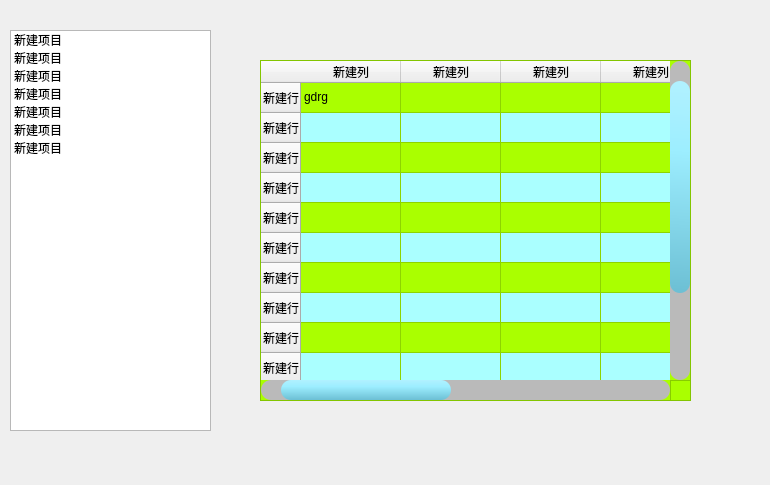
<?xml version="1.0" encoding="UTF-8"?>
<ui version="4.0">
 <class>Form</class>
 <widget class="QWidget" name="Form">
  <property name="geometry">
   <rect>
    <x>0</x>
    <y>0</y>
    <width>770</width>
    <height>485</height>
   </rect>
  </property>
  <property name="windowTitle">
   <string>Form</string>
  </property>
  <widget class="QTableWidget" name="tableWidget">
   <property name="geometry">
    <rect>
     <x>260</x>
     <y>60</y>
     <width>431</width>
     <height>341</height>
    </rect>
   </property>
   <property name="styleSheet">
    <string notr="true">QScrollBar::sub-line:horizontal {
		width:20px;
      background-color: rgb(186, 186, 186);
      height: 20px;
border-bottom-left-radius:10px;
border-top-left-radius:10px;
      subcontrol-position: left;
      subcontrol-origin: margin;
}
QScrollBar::add-line:horizontal {
    width:20px;
    background-color:rgb(186, 186, 186);
height: 20px;
border-bottom-right-radius:10px;
border-top-right-radius:10px;
    subcontrol-position:right;
	subcontrol-origin: margin;
}
QScrollBar::sub-line:vertical {
		width:20px;
      background-color: rgb(186, 186, 186);
      height: 20px;
		border-top-left-radius:10px;
		border-top-right-radius:10px;
      subcontrol-position: top;
      subcontrol-origin: margin;

}
QScrollBar::add-line:vertical {
    width:20px;
    background:rgb(186, 186, 186);
height: 20px;
border-bottom-left-radius:10px;
border-bottom-right-radius:10px;
    subcontrol-position:bottom;
	subcontrol-origin: margin;
}
QScrollBar::up-arrow,QScrollBar::down-arrow ,QScrollBar::left-arrow ,QScrollBar::right-arrow  {
    height:13px;
    width:13px;
}
QScrollBar::up-arrow{
	image: url(:/res/top.png);
}
QScrollBar::down-arrow{
	image: url(:/res/bottom.png);
}
QScrollBar::left-arrow{
	image: url(:/res/left.png);
}
QScrollBar::right-arrow{
	image: url(:/res/right.png);
}

QScrollBar::add-page,QScrollBar::sub-page {
	background-color: rgb(186, 186, 186);

}


QScrollBar::handle:vertical,QScrollBar::handle:horizontal{
	background-color: qlineargradient(spread:repeat, x1:0.468, y1:0, x2:0.463, y2:1, stop:0 rgba(177, 241, 255, 255), stop:0.325123 rgba(157, 238, 255, 255), stop:1 rgba(108, 191, 212, 255));
	border-radius:10px;
}

QScrollBar:vertical  {
		background-color: rgb(186, 186, 186);
    width: 20px;
margin-top:20px;
margin-bottom:20px;
}
QScrollBar:horizontal {
background-color:rgb(186, 186, 186);
	height:20px;
margin-left:20px;
margin-right:20px;
}


QTableWidget{
background-color: rgb(170, 255, 0);
alternate-background-color: rgb(170, 255, 255);
}

</string>
   </property>
   <property name="alternatingRowColors">
    <bool>true</bool>
   </property>
   <property name="verticalScrollMode">
    <enum>QAbstractItemView::ScrollPerPixel</enum>
   </property>
   <property name="horizontalScrollMode">
    <enum>QAbstractItemView::ScrollPerPixel</enum>
   </property>
   <row>
    <property name="text">
     <string>新建行</string>
    </property>
   </row>
   <row>
    <property name="text">
     <string>新建行</string>
    </property>
   </row>
   <row>
    <property name="text">
     <string>新建行</string>
    </property>
   </row>
   <row>
    <property name="text">
     <string>新建行</string>
    </property>
   </row>
   <row>
    <property name="text">
     <string>新建行</string>
    </property>
   </row>
   <row>
    <property name="text">
     <string>新建行</string>
    </property>
   </row>
   <row>
    <property name="text">
     <string>新建行</string>
    </property>
   </row>
   <row>
    <property name="text">
     <string>新建行</string>
    </property>
   </row>
   <row>
    <property name="text">
     <string>新建行</string>
    </property>
   </row>
   <row>
    <property name="text">
     <string>新建行</string>
    </property>
   </row>
   <row>
    <property name="text">
     <string>新建行</string>
    </property>
   </row>
   <row>
    <property name="text">
     <string>新建行</string>
    </property>
   </row>
   <row>
    <property name="text">
     <string>新建行</string>
    </property>
   </row>
   <column>
    <property name="text">
     <string>新建列</string>
    </property>
   </column>
   <column>
    <property name="text">
     <string>新建列</string>
    </property>
   </column>
   <column>
    <property name="text">
     <string>新建列</string>
    </property>
   </column>
   <column>
    <property name="text">
     <string>新建列</string>
    </property>
   </column>
   <column>
    <property name="text">
     <string>新建列</string>
    </property>
   </column>
   <column>
    <property name="text">
     <string>新建列</string>
    </property>
   </column>
   <column>
    <property name="text">
     <string>新建列</string>
    </property>
   </column>
   <column>
    <property name="text">
     <string>新建列</string>
    </property>
   </column>
   <item row="0" column="0">
    <property name="text">
     <string>gdrg</string>
    </property>
   </item>
   <item row="0" column="5">
    <property name="text">
     <string>hgyj</string>
    </property>
   </item>
   <item row="0" column="6">
    <property name="text">
     <string>y</string>
    </property>
   </item>
   <item row="0" column="7">
    <property name="text">
     <string>jhftgh</string>
    </property>
   </item>
   <item row="10" column="0">
    <property name="text">
     <string>rgf</string>
    </property>
   </item>
   <item row="10" column="5">
    <property name="text">
     <string>gyj</string>
    </property>
   </item>
   <item row="10" column="6">
    <property name="text">
     <string>yg</string>
    </property>
   </item>
   <item row="10" column="7">
    <property name="text">
     <string>ygy</string>
    </property>
   </item>
   <item row="11" column="5">
    <property name="text">
     <string>h</string>
    </property>
   </item>
   <item row="11" column="6">
    <property name="text">
     <string>gh</string>
    </property>
   </item>
   <item row="11" column="7">
    <property name="text">
     <string>fthft</string>
    </property>
   </item>
  </widget>
  <widget class="QListWidget" name="listWidget">
   <property name="geometry">
    <rect>
     <x>10</x>
     <y>30</y>
     <width>201</width>
     <height>401</height>
    </rect>
   </property>
   <property name="styleSheet">
    <string notr="true">alternate-background-color: rgb(92, 100, 255);</string>
   </property>
   <item>
    <property name="text">
     <string>新建项目</string>
    </property>
   </item>
   <item>
    <property name="text">
     <string>新建项目</string>
    </property>
   </item>
   <item>
    <property name="text">
     <string>新建项目</string>
    </property>
   </item>
   <item>
    <property name="text">
     <string>新建项目</string>
    </property>
   </item>
   <item>
    <property name="text">
     <string>新建项目</string>
    </property>
   </item>
   <item>
    <property name="text">
     <string>新建项目</string>
    </property>
   </item>
   <item>
    <property name="text">
     <string>新建项目</string>
    </property>
   </item>
  </widget>
 </widget>
 <resources/>
 <connections/>
</ui>
